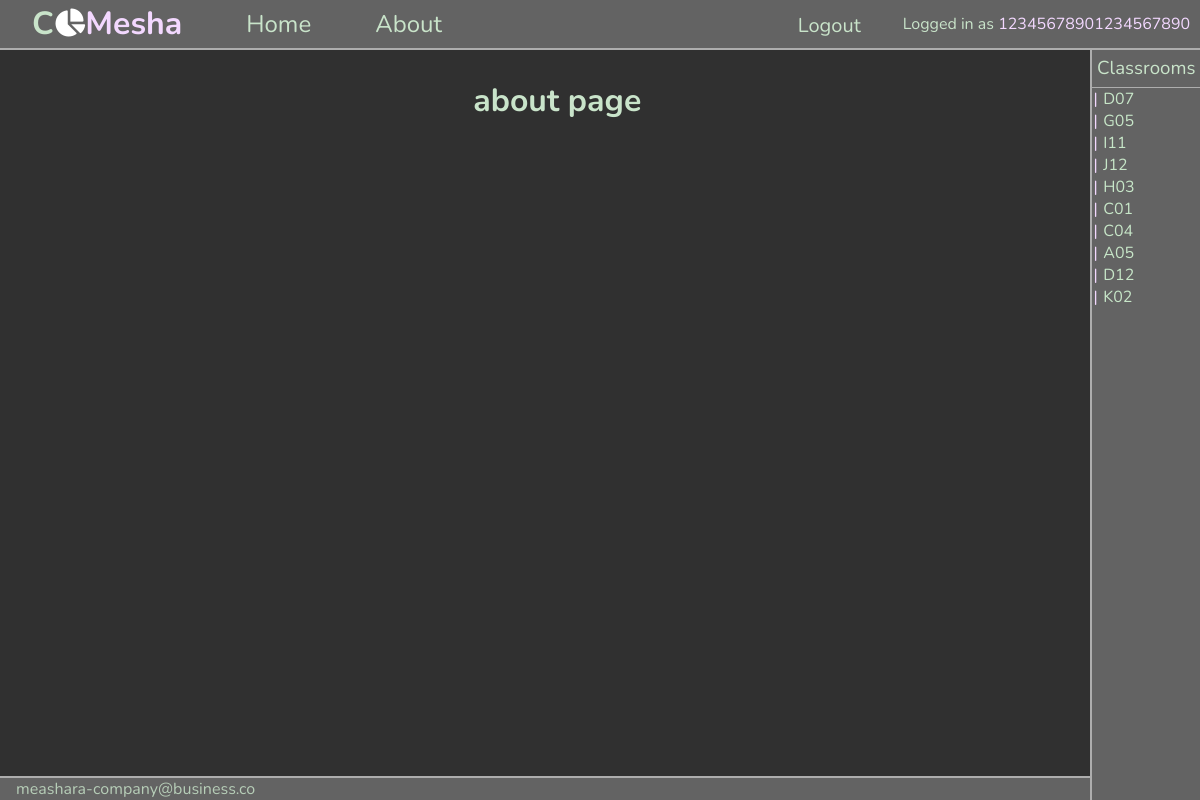
/about (signed in), run on the app's committed database.
### database.py (models this page shows)
class Users(db.Model):
    __tablename__ = 'Users'
    ID = db.Column(db.Integer, primary_key=True, autoincrement=True)
    User = db.Column(db.Text)
    UserPassword = db.Column(db.Text)

class Classroom(db.Model):
    __tablename__ = 'Classrooms'
    ClassroomID = db.Column(db.Text, primary_key=True)
    Teachers = db.relationship('Teacher', secondary='TeacherClassrooms', backref='classrooms')

### server.py (the view)
@app.route("/about")
def about():
    return (render_template("pages/about.html"))

### server.py (called while the page is built)
@login_manager.user_loader
def user_loader(user_id):
    query_user = DB_Users.query.filter_by(
                    ID=user_id).with_entities(
                        DB_Users.ID, DB_Users.User, DB_Users.UserPassword).first()
    if query_user:
        return User(int(query_user[0]), query_user[1], query_user[2])
    else:
        return None

### templates/pages/about.html
{% extends 'layout.html' %}
{% block content %}
<h1 style="text-align:center"> about page </h1>
{% endblock %}

### templates/nav.html
<ul>
    <li><a href="/" class="nav-buttons">Home</a></li>
    <li><a href="/about" class="nav-buttons">About</a></li>
    <li id="nav-seperator"> </li>
    {% if current_user.username %}
    <li id="logout"><a href="/logout" class="nav-buttons" style="margin-right: 10px;"><small>Logout</small></a> </li>
    <li id="username"> Logged in as <span style="color:#F3D8FF;" >{{ current_user.username }}</span> </li>
    {% else %}
    <li><a href="/login" class="login-button nav-buttons"> Login </a></li>
    <li><a href="/register" class="register-button nav-buttons"> Register </a></li>
    {% endif %}
</ul>

### templates/sidebar.html
<h3 id="classroom-header"> Classrooms </h3>
<ul class="classroom-list">
{% for classroom in classrooms %}
    <li class="classroom-list-items"> <a href="/classroom/{{classroom}}"> {{classroom}} </a> </li>
{% endfor %}
</ul>

### static/css/layout.css (style rules this page uses)
#classroom-header { text-align: center; padding: 0; margin: 5% 0; font-weight: normal; }
.classroom-list { margin: 0; padding: 0; overflow-y: auto; border-top: solid 1px var(--edge-color); }
.classroom-list-items { list-style: "|"; padding-left: 5%; margin-left: 5%; }
.classroom-list-items::marker { color: #F3D8FF; }
.classroom-list-items > a { color: #c7e6c8; }
:root { --text-color: #C9E4CA; --main-color: #636363; --main-color-darker: #303030; --border-color: white; --link-color: #F3D8FF; --small-box-color: #f3d8ff0e; --edge-color: #adadad; --react-color: #a195a7; }
html { box-sizing: border-box; min-width: 100vw; min-height: 100vh; font-family: "Nunito"; }
*, *:before, *:after { box-sizing: inherit; }
body { box-sizing: border-box; margin: 0; display: grid; width: 100vw; height: 100vh; grid-template-columns: 0.5fr 2fr 2fr 0.5fr; grid-template-rows: 0.2fr 4fr 4fr 0.2fr; grid-template-areas: "hd nav nav nav" "main main main sb" "main main main sb" "ft ft ft sb"; color: var(--text-color); background-color: var(--main-color); }
nav ul { display: flex; flex-wrap: nowrap; margin: 0px; padding: 0px; padding-right: 1%; height: 100%; width: 100%; }
nav ul li { list-style-type: none; }
nav ul li .nav-buttons { color: var(--text-color); display: inline-block; height: 100%; padding-left: 2rem; padding-right: 2rem; font-size: 1.5rem; text-align: center; line-height: 3rem; }
nav ul #nav-seperator { flex-grow: 1; }
nav ul #username { white-space: nowrap; line-height: 3; }
a { text-decoration: none; color: white; }

### data on the page
Users: username "12345678901234567890"
Classroom: ClassroomID "D07"
Classroom: ClassroomID "G05"
Classroom: ClassroomID "I11"
Classroom: ClassroomID "J12"
Classroom: ClassroomID "H03"
Classroom: ClassroomID "C01"
Classroom: ClassroomID "C04"
Classroom: ClassroomID "A05"
Classroom: ClassroomID "D12"
Classroom: ClassroomID "K02"
